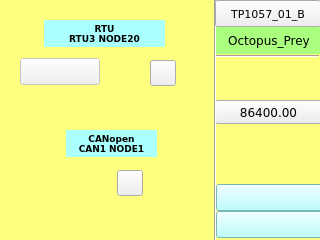
<?xml version="1.0" encoding="UTF-8"?>
<ui version="4.0">
 <class>page100</class>
 <widget class="QWidget" name="page100">
  <property name="geometry">
   <rect>
    <x>0</x>
    <y>0</y>
    <width>320</width>
    <height>240</height>
   </rect>
  </property>
  <property name="minimumSize">
   <size>
    <width>320</width>
    <height>240</height>
   </size>
  </property>
  <property name="maximumSize">
   <size>
    <width>320</width>
    <height>240</height>
   </size>
  </property>
  <property name="windowTitle">
   <string>page100</string>
  </property>
  <property name="styleSheet">
   <string notr="true">QWidget#page100
{
background-color: rgb(255, 255, 127);
}</string>
  </property>
  <widget class="Line" name="line">
   <property name="geometry">
    <rect>
     <x>215</x>
     <y>46</y>
     <width>104</width>
     <height>20</height>
    </rect>
   </property>
   <property name="font">
    <font>
     <family>DejaVu Sans</family>
     <pointsize>9</pointsize>
    </font>
   </property>
   <property name="orientation">
    <enum>Qt::Horizontal</enum>
   </property>
  </widget>
  <widget class="QLabel" name="label_RTU_AnIn_25">
   <property name="geometry">
    <rect>
     <x>66</x>
     <y>130</y>
     <width>91</width>
     <height>27</height>
    </rect>
   </property>
   <property name="font">
    <font>
     <family>DejaVu Sans</family>
     <pointsize>7</pointsize>
     <weight>75</weight>
     <bold>true</bold>
    </font>
   </property>
   <property name="styleSheet">
    <string notr="true">background-color: rgb(170, 255, 255);</string>
   </property>
   <property name="text">
    <string>CANopen
CAN1 NODE1</string>
   </property>
   <property name="alignment">
    <set>Qt::AlignCenter</set>
   </property>
  </widget>
  <widget class="ATCMtime" name="atcmTime">
   <property name="geometry">
    <rect>
     <x>216</x>
     <y>211</y>
     <width>107</width>
     <height>27</height>
    </rect>
   </property>
   <property name="font">
    <font>
     <family>DejaVu Sans</family>
     <pointsize>9</pointsize>
    </font>
   </property>
   <property name="styleSheet">
    <string notr="true">background-color: rgb(170, 255, 255);</string>
   </property>
   <property name="toolTip">
    <string>ATCM QTime</string>
   </property>
   <property name="whatsThis">
    <string>ATCMtime widget</string>
   </property>
   <property name="bgColor">
    <color>
     <red>170</red>
     <green>255</green>
     <blue>127</blue>
    </color>
   </property>
   <property name="borderColor">
    <color alpha="0">
     <red>0</red>
     <green>0</green>
     <blue>0</blue>
    </color>
   </property>
   <property name="fontColor">
    <color>
     <red>0</red>
     <green>0</green>
     <blue>0</blue>
    </color>
   </property>
   <property name="borderWidth">
    <number>0</number>
   </property>
   <property name="borderRadius">
    <number>0</number>
   </property>
  </widget>
  <widget class="ATCMled" name="atcmLed_2">
   <property name="geometry">
    <rect>
     <x>77</x>
     <y>170</y>
     <width>26</width>
     <height>26</height>
    </rect>
   </property>
   <property name="toolTip">
    <string>CAN_DigIn_1</string>
   </property>
   <property name="whatsThis">
    <string>ATCMled widget</string>
   </property>
   <property name="font">
    <font>
     <family>DejaVu Sans</family>
     <pointsize>8</pointsize>
    </font>
   </property>
   <property name="variable">
    <string>CAN_DigIn_1</string>
   </property>
   <property name="refresh">
    <number>200</number>
   </property>
   <property name="viewStatus">
    <bool>false</bool>
   </property>
   <property name="visibilityVar">
    <string/>
   </property>
   <property name="onIcon">
    <iconset>
     <normaloff>:/on.png</normaloff>:/on.png</iconset>
   </property>
   <property name="offIcon">
    <iconset>
     <normaloff>:/off.png</normaloff>:/off.png</iconset>
   </property>
  </widget>
  <widget class="ATCMbutton" name="atcmButton">
   <property name="geometry">
    <rect>
     <x>150</x>
     <y>60</y>
     <width>26</width>
     <height>26</height>
    </rect>
   </property>
   <property name="font">
    <font>
     <family>DejaVu Sans</family>
     <pointsize>7</pointsize>
    </font>
   </property>
   <property name="checkable">
    <bool>true</bool>
   </property>
   <property name="toolTip">
    <string>RTU_RTU_WR</string>
   </property>
   <property name="whatsThis">
    <string>ATCMbutton widget</string>
   </property>
   <property name="pageName">
    <string/>
   </property>
   <property name="passwordVar">
    <string/>
   </property>
   <property name="statusvar">
    <string>RTU_RTU_WR</string>
   </property>
   <property name="viewStatus">
    <bool>false</bool>
   </property>
   <property name="visibilityVar">
    <string/>
   </property>
   <property name="bgColor">
    <color>
     <red>255</red>
     <green>0</green>
     <blue>0</blue>
    </color>
   </property>
   <property name="bgPressColor">
    <color>
     <red>85</red>
     <green>255</green>
     <blue>0</blue>
    </color>
   </property>
   <property name="text">
    <string/>
   </property>
   <property name="pressText">
    <string/>
   </property>
   <property name="borderWidth">
    <number>1</number>
   </property>
   <property name="borderRadius">
    <number>0</number>
   </property>
   <property name="apparence">
    <enum>QFrame::Sunken</enum>
   </property>
  </widget>
  <widget class="ATCMbutton" name="atcmButton_3">
   <property name="geometry">
    <rect>
     <x>117</x>
     <y>170</y>
     <width>26</width>
     <height>26</height>
    </rect>
   </property>
   <property name="font">
    <font>
     <family>DejaVu Sans</family>
     <pointsize>7</pointsize>
    </font>
   </property>
   <property name="checkable">
    <bool>true</bool>
   </property>
   <property name="toolTip">
    <string>CAN_DigOut_1</string>
   </property>
   <property name="whatsThis">
    <string>ATCMbutton widget</string>
   </property>
   <property name="pageName">
    <string/>
   </property>
   <property name="passwordVar">
    <string/>
   </property>
   <property name="statusvar">
    <string>CAN_DigOut_1</string>
   </property>
   <property name="viewStatus">
    <bool>false</bool>
   </property>
   <property name="visibilityVar">
    <string/>
   </property>
   <property name="bgColor">
    <color>
     <red>255</red>
     <green>0</green>
     <blue>0</blue>
    </color>
   </property>
   <property name="bgPressColor">
    <color>
     <red>85</red>
     <green>255</green>
     <blue>0</blue>
    </color>
   </property>
   <property name="text">
    <string/>
   </property>
   <property name="pressText">
    <string/>
   </property>
   <property name="borderWidth">
    <number>1</number>
   </property>
   <property name="borderRadius">
    <number>0</number>
   </property>
   <property name="apparence">
    <enum>QFrame::Sunken</enum>
   </property>
  </widget>
  <widget class="ATCMlabel" name="atcmLabel_PLC_time">
   <property name="geometry">
    <rect>
     <x>215</x>
     <y>100</y>
     <width>107</width>
     <height>24</height>
    </rect>
   </property>
   <property name="font">
    <font>
     <family>DejaVu Sans</family>
     <pointsize>9</pointsize>
    </font>
   </property>
   <property name="text">
    <string>86400.00</string>
   </property>
   <property name="toolTip">
    <string>PLC_time</string>
   </property>
   <property name="whatsThis">
    <string>ATCMlabel widget</string>
   </property>
   <property name="variable">
    <string>PLC_time</string>
   </property>
   <property name="refresh">
    <number>500</number>
   </property>
   <property name="max">
    <string>0</string>
   </property>
   <property name="min">
    <string>0</string>
   </property>
   <property name="viewStatus">
    <bool>false</bool>
   </property>
   <property name="visibilityVar">
    <string/>
   </property>
   <property name="bgColor">
    <color>
     <red>170</red>
     <green>255</green>
     <blue>127</blue>
    </color>
   </property>
   <property name="borderWidth">
    <number>0</number>
   </property>
   <property name="borderRadius">
    <number>0</number>
   </property>
  </widget>
  <widget class="ATCMled" name="atcmLed">
   <property name="geometry">
    <rect>
     <x>110</x>
     <y>60</y>
     <width>26</width>
     <height>26</height>
    </rect>
   </property>
   <property name="toolTip">
    <string>RTU_RTU_RD</string>
   </property>
   <property name="whatsThis">
    <string>ATCMled widget</string>
   </property>
   <property name="font">
    <font>
     <family>DejaVu Sans</family>
     <pointsize>8</pointsize>
    </font>
   </property>
   <property name="variable">
    <string>RTU_RTU_RD</string>
   </property>
   <property name="refresh">
    <number>200</number>
   </property>
   <property name="viewStatus">
    <bool>false</bool>
   </property>
   <property name="visibilityVar">
    <string/>
   </property>
   <property name="onIcon">
    <iconset>
     <normaloff>:/on.png</normaloff>:/on.png</iconset>
   </property>
   <property name="offIcon">
    <iconset>
     <normaloff>:/off.png</normaloff>:/off.png</iconset>
   </property>
  </widget>
  <widget class="ATCMdate" name="atcmDate">
   <property name="geometry">
    <rect>
     <x>216</x>
     <y>184</y>
     <width>107</width>
     <height>27</height>
    </rect>
   </property>
   <property name="font">
    <font>
     <family>DejaVu Sans</family>
     <pointsize>9</pointsize>
    </font>
   </property>
   <property name="styleSheet">
    <string notr="true">background-color: rgb(170, 255, 255);</string>
   </property>
   <property name="toolTip">
    <string>ATCM QDate</string>
   </property>
   <property name="whatsThis">
    <string>ATCMdate widget</string>
   </property>
   <property name="bgColor">
    <color>
     <red>170</red>
     <green>255</green>
     <blue>127</blue>
    </color>
   </property>
   <property name="borderColor">
    <color alpha="0">
     <red>0</red>
     <green>0</green>
     <blue>0</blue>
    </color>
   </property>
   <property name="fontColor">
    <color>
     <red>0</red>
     <green>0</green>
     <blue>0</blue>
    </color>
   </property>
   <property name="borderWidth">
    <number>0</number>
   </property>
   <property name="borderRadius">
    <number>0</number>
   </property>
   <property name="format">
    <enum>ATCMdate::YYYY_MM_DD</enum>
   </property>
  </widget>
  <widget class="Line" name="line_vt_2">
   <property name="geometry">
    <rect>
     <x>207</x>
     <y>0</y>
     <width>16</width>
     <height>241</height>
    </rect>
   </property>
   <property name="font">
    <font>
     <family>DejaVu Sans Mono</family>
     <pointsize>9</pointsize>
    </font>
   </property>
   <property name="orientation">
    <enum>Qt::Vertical</enum>
   </property>
  </widget>
  <widget class="QLabel" name="label_RTU_AnIn_24">
   <property name="geometry">
    <rect>
     <x>44</x>
     <y>20</y>
     <width>121</width>
     <height>27</height>
    </rect>
   </property>
   <property name="font">
    <font>
     <family>DejaVu Sans</family>
     <pointsize>7</pointsize>
     <weight>75</weight>
     <bold>true</bold>
    </font>
   </property>
   <property name="styleSheet">
    <string notr="true">background-color: rgb(170, 255, 255);</string>
   </property>
   <property name="text">
    <string>RTU
RTU3 NODE20</string>
   </property>
   <property name="alignment">
    <set>Qt::AlignCenter</set>
   </property>
  </widget>
  <widget class="ATCMbutton" name="atcmButton_MENU">
   <property name="geometry">
    <rect>
     <x>215</x>
     <y>0</y>
     <width>106</width>
     <height>27</height>
    </rect>
   </property>
   <property name="font">
    <font>
     <family>DejaVu Sans</family>
     <pointsize>8</pointsize>
    </font>
   </property>
   <property name="checkable">
    <bool>false</bool>
   </property>
   <property name="toolTip">
    <string/>
   </property>
   <property name="whatsThis">
    <string>ATCMbutton widget</string>
   </property>
   <property name="pageName">
    <string>menu</string>
   </property>
   <property name="passwordVar">
    <string/>
   </property>
   <property name="statusvar">
    <string/>
   </property>
   <property name="viewStatus">
    <bool>false</bool>
   </property>
   <property name="visibilityVar">
    <string/>
   </property>
   <property name="bgColor">
    <color>
     <red>170</red>
     <green>255</green>
     <blue>255</blue>
    </color>
   </property>
   <property name="bgPressColor">
    <color>
     <red>255</red>
     <green>0</green>
     <blue>0</blue>
    </color>
   </property>
   <property name="text">
    <string>TP1057_01_B</string>
   </property>
   <property name="pressText">
    <string>TP1057_01_B</string>
   </property>
   <property name="borderWidth">
    <number>1</number>
   </property>
   <property name="borderRadius">
    <number>0</number>
   </property>
   <property name="apparence">
    <enum>QFrame::Raised</enum>
   </property>
  </widget>
  <widget class="QLabel" name="label_Qt_Project">
   <property name="geometry">
    <rect>
     <x>216</x>
     <y>27</y>
     <width>106</width>
     <height>27</height>
    </rect>
   </property>
   <property name="font">
    <font>
     <family>DejaVu Sans</family>
     <pointsize>9</pointsize>
    </font>
   </property>
   <property name="styleSheet">
    <string notr="true">background-color: rgb(170, 255, 127);</string>
   </property>
   <property name="text">
    <string>Octopus_Prey</string>
   </property>
   <property name="alignment">
    <set>Qt::AlignCenter</set>
   </property>
  </widget>
  <widget class="ATCMlabel" name="atcmLabel_30">
   <property name="enabled">
    <bool>false</bool>
   </property>
   <property name="geometry">
    <rect>
     <x>20</x>
     <y>58</y>
     <width>80</width>
     <height>27</height>
    </rect>
   </property>
   <property name="font">
    <font>
     <family>DejaVu Sans</family>
     <pointsize>7</pointsize>
    </font>
   </property>
   <property name="toolTip">
    <string>RTU_HEARTBEAT</string>
   </property>
   <property name="whatsThis">
    <string>ATCMlabel widget</string>
   </property>
   <property name="variable">
    <string>RTU_HEARTBEAT</string>
   </property>
   <property name="refresh">
    <number>100</number>
   </property>
   <property name="max">
    <string>0</string>
   </property>
   <property name="min">
    <string>0</string>
   </property>
   <property name="viewStatus">
    <bool>false</bool>
   </property>
   <property name="visibilityVar">
    <string/>
   </property>
   <property name="bgColor">
    <color>
     <red>170</red>
     <green>255</green>
     <blue>255</blue>
    </color>
   </property>
   <property name="borderWidth">
    <number>0</number>
   </property>
   <property name="borderRadius">
    <number>0</number>
   </property>
  </widget>
 </widget>
 <customwidgets>
  <customwidget>
   <class>ATCMbutton</class>
   <extends>QPushButton</extends>
   <header>atcmplugin.h</header>
  </customwidget>
  <customwidget>
   <class>ATCMdate</class>
   <extends>QPushButton</extends>
   <header>atcmplugin.h</header>
  </customwidget>
  <customwidget>
   <class>ATCMlabel</class>
   <extends>QPushButton</extends>
   <header>atcmplugin.h</header>
  </customwidget>
  <customwidget>
   <class>ATCMled</class>
   <extends>QLabel</extends>
   <header>atcmplugin.h</header>
  </customwidget>
  <customwidget>
   <class>ATCMtime</class>
   <extends>QPushButton</extends>
   <header>atcmplugin.h</header>
  </customwidget>
 </customwidgets>
 <resources/>
 <connections>
  <connection>
   <sender>atcmButton_MENU</sender>
   <signal>newPage(const char*,bool)</signal>
   <receiver>page100</receiver>
   <slot>goto_page(const char*,bool)</slot>
   <hints>
    <hint type="sourcelabel">
     <x>20</x>
     <y>20</y>
    </hint>
    <hint type="destinationlabel">
     <x>20</x>
     <y>20</y>
    </hint>
   </hints>
  </connection>
 </connections>
 <slots>
  <slot>goto_page(const char*,bool)</slot>
 </slots>
</ui>
